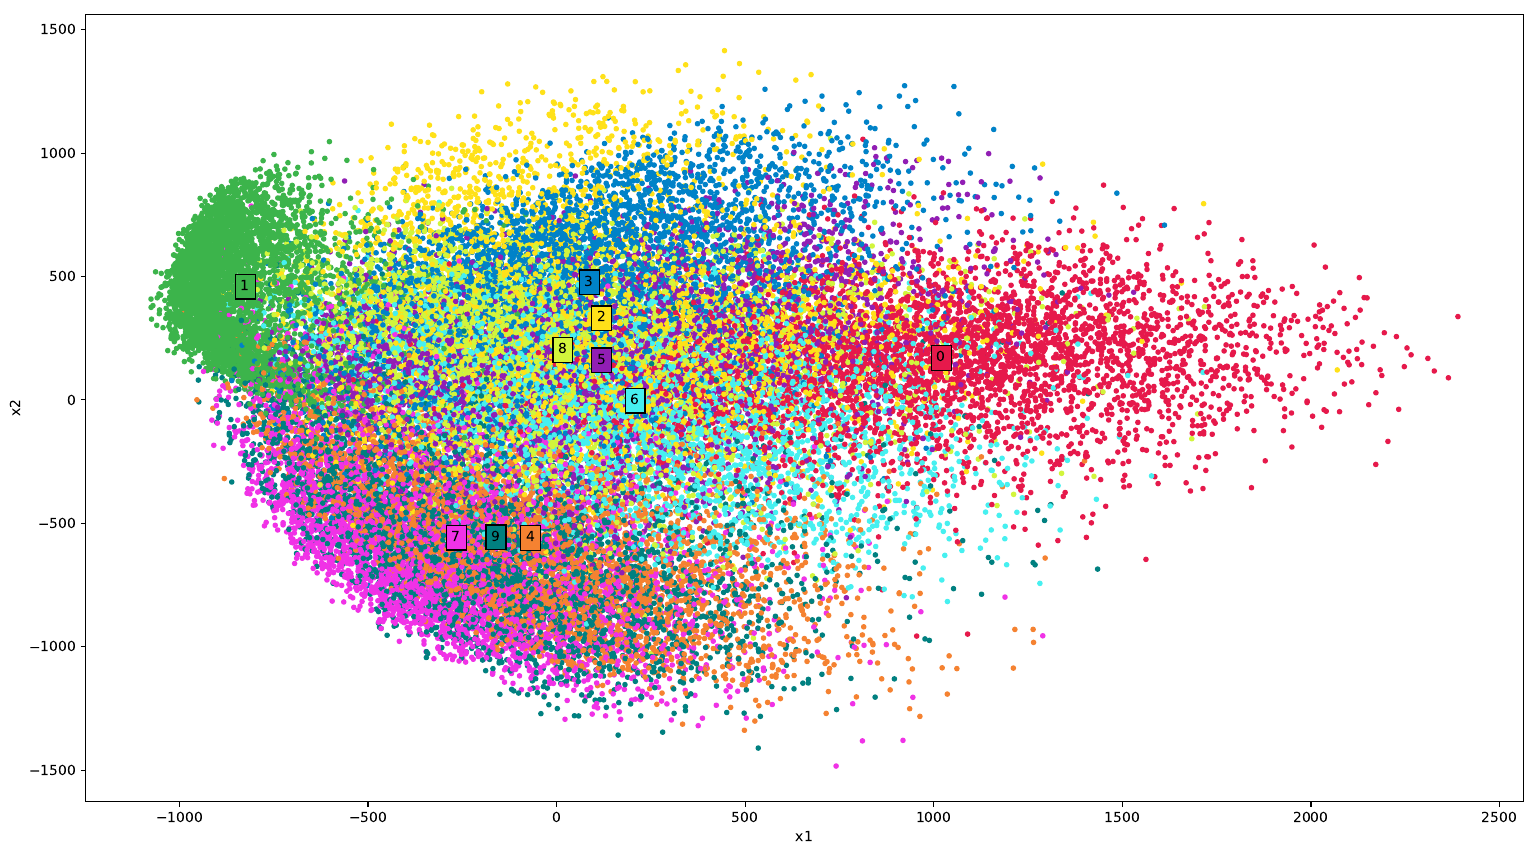

Recreate this plot in Python.
import numpy as np
import sklearn.decomposition
from numpy import genfromtxt
from sklearn import datasets
from matplotlib import pyplot as plt


def read_data(path):
    data = genfromtxt(path, delimiter=',', skip_header=1)
    y = data[:, 0]
    x = data[:, 1:]
    return [x, y]


def covariance_matrix(x):
    m = x.shape[0]
    return (1/m) * np.dot(np.transpose(x), x)


def projection_v2u(u, v):
    return (np.dot(u, v) / np.dot(u, u)) * u


class EigenPCA:
    def __init__(self, n_components=2):
        self.n_components = n_components
        self.mean_ = None
        self.components_ = None
        self.explained_variance_ = None
        self.explained_variance_ratio_ = None

    def fit(self, x):
        self.mean_ = x.mean(axis=0)
        x -= self.mean_
        cov_mat = covariance_matrix(x)

        eigenvalues, eigenvectors = np.linalg.eigh(cov_mat)
        eigenvalues = np.flip(eigenvalues, axis=0)
        eigenvectors = np.flip(eigenvectors, axis=1)

        self.components_ = np.transpose(eigenvectors[:, :self.n_components])
        self.explained_variance_ = eigenvalues[:self.n_components]
        self.explained_variance_ratio_ = self.explained_variance_ / sum(eigenvalues)
        return self

    def transform(self, x):
        x -= self.mean_
        return np.dot(x, np.transpose(self.components_))


class PowerPCA:
    def __init__(self, n_components=2):
        self.n_components = n_components
        self.mean_ = None
        self.components_ = []
        self.explained_variance_ = []
        self.explained_variance_ratio_ = []

    def power_iterate(self, cov_mat, n, eps=1e-10, max_iterations=1000):
        x = np.random.rand(n)
        e = 1.0
        iteration = 0
        while e >= eps and iteration < max_iterations:
            iteration += 1
            x_new = np.dot(cov_mat, x)
            x_new /= np.linalg.norm(x_new)
            e = np.linalg.norm(x_new - x)
            x = x_new

        eigenvector = x
        eigenvalue = np.dot(np.transpose(eigenvector), np.dot(cov_mat, eigenvector))
        return [eigenvalue, eigenvector]

    def fit(self, x):
        self.mean_ = x.mean(axis=0)
        x = x - self.mean_
        cov_mat = covariance_matrix(x)
        trace_cov_mat = np.trace(cov_mat)
        n = x.shape[1]

        for i in range(self.n_components):
            eigenvalue, eigenvector = self.power_iterate(cov_mat, n)
            self.components_.append(eigenvector)
            self.explained_variance_.append(eigenvalue)
            cov_mat -= eigenvalue * np.dot(eigenvector.reshape(eigenvector.shape[0], 1), eigenvector[np.newaxis])

        self.explained_variance_ = np.array(self.explained_variance_)
        self.explained_variance_ratio_ = self.explained_variance_ / trace_cov_mat
        return self

    def transform(self, x):
        x -= self.mean_
        return np.dot(x, np.transpose(self.components_))


class OrtoPCA:
    def __init__(self, n_components=2):
        self.n_components = n_components
        self.mean_ = None
        self.components_ = None
        self.explained_variance_ = None
        self.explained_variance_ratio_ = None

    def power_iterate(self, cov_mat, n, eps=1e-10, max_iterations=1000):
        u = np.random.rand(n, self.n_components)
        e = 1.0
        iteration = 0
        while e >= eps and iteration < max_iterations:
            iteration += 1
            u_new = np.dot(cov_mat, u)

            # Gram–Schmidt orthonormalization
            for i in range(self.n_components):
                v_i = u_new[:, i]
                u_i = v_i - sum([projection_v2u(u_new[:, j], v_i) for j in range(0, i)])
                u_i /= np.linalg.norm(u_i)
                u_new[:, i] = u_i

            e = np.linalg.norm(u_new - u)
            u = u_new

        eigenvectors = u
        eigenvalues = np.diagonal(np.dot(np.transpose(eigenvectors), np.dot(cov_mat, eigenvectors)))
        return [eigenvalues, eigenvectors]

    def fit(self, x):
        self.mean_ = x.mean(axis=0)
        x = x - self.mean_
        cov_mat = covariance_matrix(x)
        trace_cov_mat = np.trace(cov_mat)
        n = x.shape[1]

        eigenvalues, eigenvectors = self.power_iterate(cov_mat, n)

        self.components_ = np.transpose(eigenvectors)
        self.explained_variance_ = eigenvalues
        self.explained_variance_ratio_ = self.explained_variance_ / trace_cov_mat
        return self

    def transform(self, x):
        x -= self.mean_
        return np.dot(x, np.transpose(self.components_))


if __name__ == "__main__":
    X, y = read_data('train.csv')

    power_pca = PowerPCA()
    power_pca.fit(X)
    transformed_points = power_pca.transform(X)
    x_1 = transformed_points[:, 0]
    x_2 = transformed_points[:, 1]

    distinct_colors = ["#e6194b", "#3cb44b", "#ffe119", "#0082c8", "#f58231",
                       "#911eb4", "#46f0f0", "#f032e6", "#d2f53c", "#008080"]
    colors = list(map(lambda n: distinct_colors[int(n)], y))

    fig = plt.figure()
    for i in range(10):
        indices = np.where(y == i)[0]
        X_i = transformed_points[indices]
        center = np.mean(X_i, axis=0)
        plt.text(center[0], center[1], str(i), fontsize=10, bbox=dict(facecolor=distinct_colors[i], alpha=1))
    plt.xlabel('x1')
    plt.ylabel('x2')
    plt.scatter(x_1, x_2, c=colors, marker=".")
    plt.show()

    fig.savefig("pca.pdf", bbox_inches='tight')
